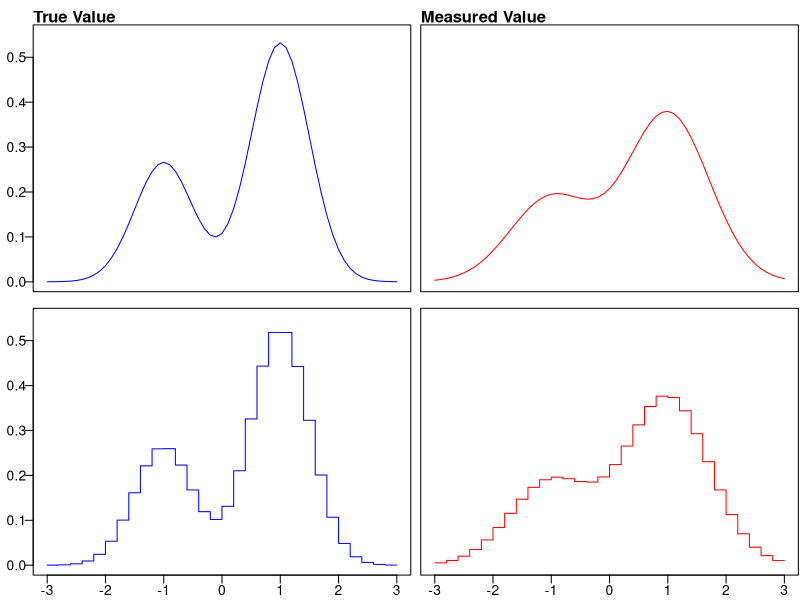

This chart was generated by the following R code:
## ---- chunk 1
library(tidyverse)
## ---- chunk 2
par(mfrow = c(2, 2),
    mar = c(0,0.5,1,0.1),
    oma = c(1.5,1.5,0.5,0))

mean1 <- -1
mean2 <- 1
xmin <- -3
xmax <- 3
dx <- 0.2

continuous_data <- tibble(x = seq(xmin,xmax,0.1),
                          y1 = (1/3)*dnorm(seq(xmin,xmax,0.1),mean1,0.5) +
                            (2/3)*dnorm(seq(xmin,xmax,0.1),mean2,0.5),
                          y2 = (1/3)*dnorm(seq(xmin,xmax,0.1),mean1,sqrt(0.5)) +
                            (2/3)*dnorm(seq(xmin,xmax,0.1),mean2,sqrt(0.5)))

discrete_data <- tibble(x = c(xmin,rep(seq(xmin+dx,xmax-dx,dx),each=2),xmax),
                        y1 = rep(((1/3)*(pnorm(seq(xmin+dx,xmax,dx),mean1,0.5)-
                                          pnorm(seq(xmin,xmax-dx,dx),mean1,0.5)) +
                                   (2/3)*(pnorm(seq(xmin+dx,xmax,dx),mean2,0.5)-
                                            pnorm(seq(xmin,xmax-dx,dx),mean2,0.5))),each=2)/dx,
                        y2 = rep(((1/3)*(pnorm(seq(xmin+dx,xmax,dx),mean1,sqrt(0.5))-
                                          pnorm(seq(xmin,xmax-dx,dx),mean1,sqrt(0.5))) +
                                   (2/3)*(pnorm(seq(xmin+dx,xmax,dx),mean2,sqrt(0.5))-
                                            pnorm(seq(xmin,xmax-dx,dx),mean2,sqrt(0.5)))),each=2)/dx)

plot(continuous_data$x,continuous_data$y1,type="l",col="blue",
     yaxt = "n", xaxt = "n", ylim=c(0,0.55))
title("True Value", adj = 0)
axis(2, at = c(0.0,0.1,0.2,0.3,0.4,0.5), tck = -0.03, las = 1, hadj = 0.5)
plot(continuous_data$x,continuous_data$y2,type="l",col="red",
     tck = -0.03, yaxt = "n", xaxt = "n", ylim=c(0,0.55))
title("Measured Value", adj = 0)
plot(discrete_data$x,discrete_data$y1,type="l",col="blue",ann = FALSE,
     yaxt = "n", xaxt = "n", ylim=c(0,0.55))
axis(2, at = c(0.0,0.1,0.2,0.3,0.4,0.5), tck = -0.03, las = 1, hadj = 0.5)
axis(1, at = -3:3, tck = -0.03, padj = -1)
plot(discrete_data$x,discrete_data$y2,type="l",col="red",ann = FALSE,
     yaxt = "n", xaxt = "n", ylim=c(0,0.55))
axis(1, at = -3:3, tck = -0.03, padj = -1)
